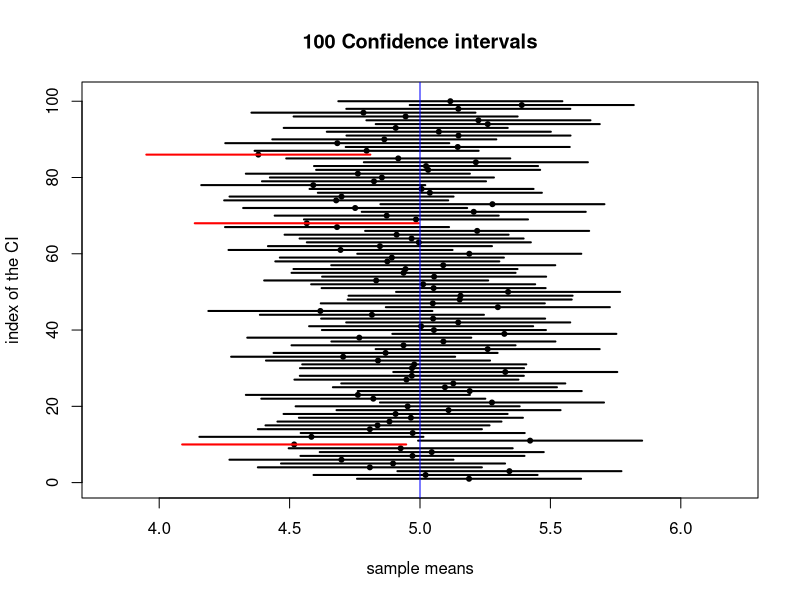
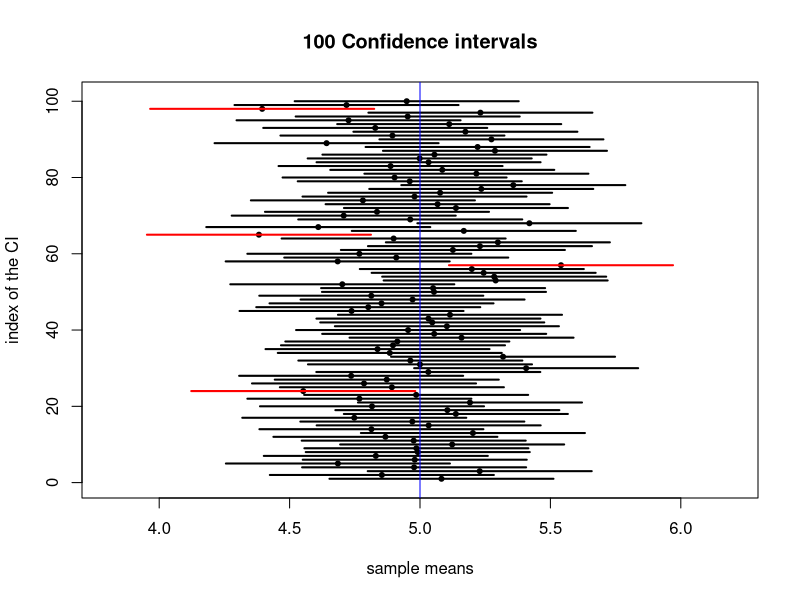
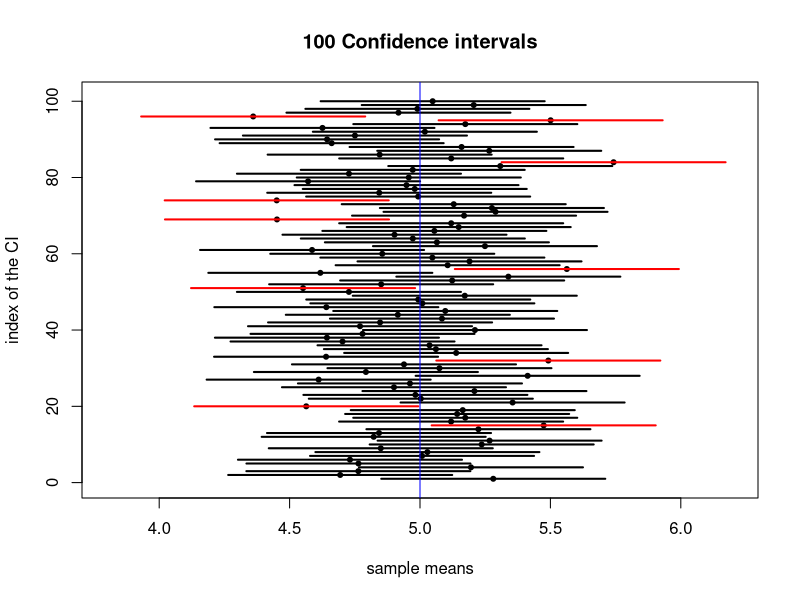
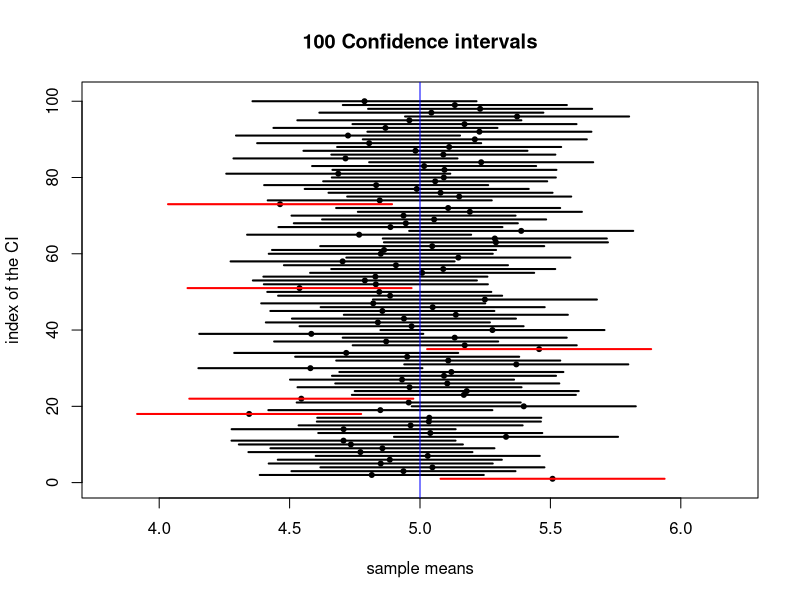
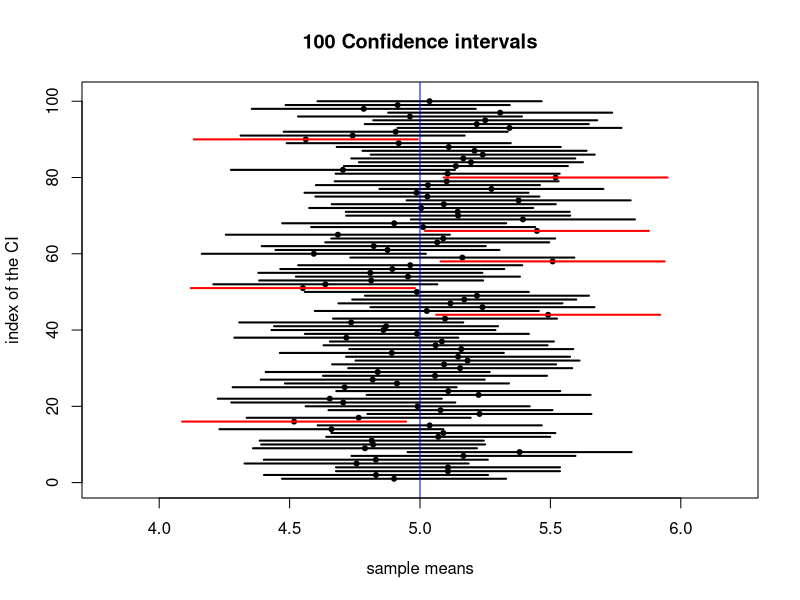
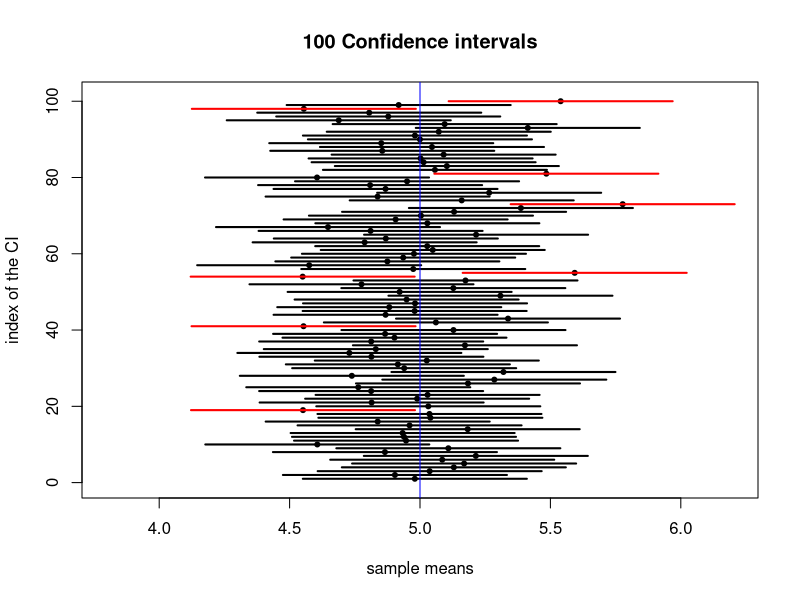

R code for these plots, in order:
library(dplyr)
sample_vals<-rnorm(5,50,16)
margin_error_95 <- function(sample_vals, sig){
  n <- length(sample_vals)
  mar_err <- 1.96*(sig/sqrt(n))
}

CI_95 <- function(sample_vals, sig){
  error <- margin_error_95(sample_vals, sig)
  CI <- mean(sample_vals) + c(-1, 1)*error
}

sample_size_95 <- function(width, std_dev){
  # width = 2 * error, hence
  error <- width / 2
  n <- (1.96 * std_dev / error)^2
  return(n)
}

width_95 <- function(n, std_dev){
  error <- 1.96 * std_dev / sqrt(n)
  return(2 * error)
}

mean_inside_CI <- function(samp, pop_mu, pop_sig){
  upper <- mean(samp) + margin_error_95(samp, pop_sig)
  lower <- mean(samp) - margin_error_95(samp, pop_sig)
  return(between(pop_mu, lower, upper))
}

set.seed(2020)
B <- 10000
n <- 50

CI_95_exp <- replicate(B, 
                       {samp <- rexp(n, 2)  # generate a sample
                       # check is mean is inside 95% CI
                       mean_inside_CI(samp, pop_mu = 1 / 2 , pop_sig = 1 / 2)
                       }
)

mean( CI_95_exp )
#calculate mean CI_95_exp to get empirical expected values

plot_CI_95 <- function(seed){
  B <- 100
  n <- 30
  mu <- 5
  sig <- 1.2
  
  set.seed(seed)
  # extract upper bound of CI's
  
  x_1 <- replicate(B,
                   {samp <- rnorm(n, mean = mu, sd = sig )
                   max(CI_95(samp, sig))
                   }
  )
  
  #extract lower bound of CI's
  
  set.seed(seed)
  
  x_0 <- replicate(B,
                   {samp <- rnorm(n, mean = mu, sd = sig )
                   min(CI_95(samp, sig))
                   }
  )
  
  set.seed(seed)
  
  means <- replicate(B, mean(rnorm(n, mean = mu, sd = sig)))
  
  plot(means, 1:B, pch = 20,
       xlim = c(mu - sig, mu + sig),
       ylim = c(0,B+1),
       xlab = "sample means",
       ylab = "index of the CI",
       main = paste(B, "Confidence intervals")
  )
  
  for (i in 1:B){
    if(between(mu, x_0[i], x_1[i])){
      segments(x_0[i], i, x_1[i], i, lwd = 2) #plot CI's that contain the mean in black
    } else {
      segments(x_0[i], i, x_1[i], i, col = "red", lwd = 2) #plot CI's that don't contain the mean in red
    }
  }
  
  abline(v=mu, col = "blue") #plot a vertical line at the population mean
}

seeds <- c(2020, 42, 911, 14, 101, 34) #choose six different seed values

par(mfrow = c(1,1))

for (i in seeds) {
  plot_CI_95(i)
}